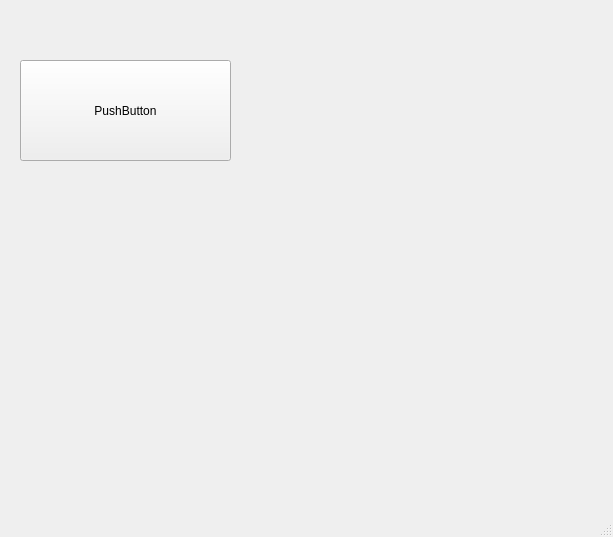
<?xml version="1.0" encoding="UTF-8"?>
<ui version="4.0">
 <class>MainWindow</class>
 <widget class="QMainWindow" name="MainWindow">
  <property name="geometry">
   <rect>
    <x>0</x>
    <y>0</y>
    <width>613</width>
    <height>537</height>
   </rect>
  </property>
  <property name="windowTitle">
   <string>MainWindow</string>
  </property>
  <widget class="QWidget" name="centralwidget">
   <widget class="QPushButton" name="pushButton">
    <property name="geometry">
     <rect>
      <x>20</x>
      <y>60</y>
      <width>211</width>
      <height>101</height>
     </rect>
    </property>
    <property name="text">
     <string>PushButton</string>
    </property>
   </widget>
  </widget>
  <widget class="QMenuBar" name="menubar">
   <property name="geometry">
    <rect>
     <x>0</x>
     <y>0</y>
     <width>613</width>
     <height>26</height>
    </rect>
   </property>
  </widget>
  <widget class="QStatusBar" name="statusbar"/>
 </widget>
 <resources/>
 <connections/>
</ui>
